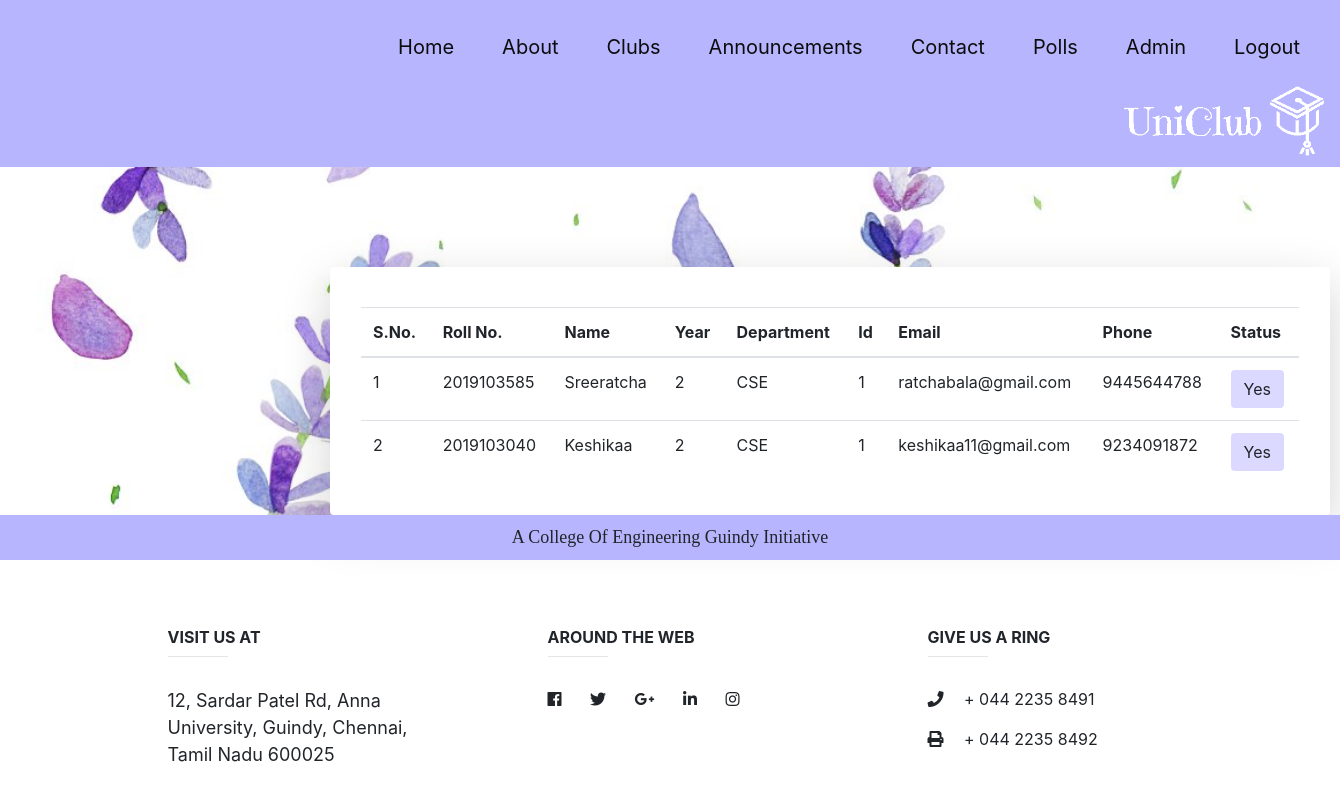
/users.php (signed in), run on the app's committed database.
### tables this page shows
CREATE TABLE `users` (
  `id` int(11) NOT NULL,
  `roll_no` varchar(10) DEFAULT NULL,
  `interested_status` int(11) DEFAULT NULL,
  `club_id` varchar(10) DEFAULT NULL,
  `accepted_status` tinyint(4) DEFAULT 0
);

CREATE TABLE `signup` (
  `roll_no` varchar(10) NOT NULL,
  `name` varchar(10) DEFAULT NULL,
  `year` int(11) DEFAULT NULL,
  `dept` varchar(20) DEFAULT NULL,
  `email` varchar(20) DEFAULT NULL,
  `pword` varchar(20) DEFAULT NULL,
  `phone` varchar(10) DEFAULT NULL
);

### users.php (the view, shortened to what this page needs)
<!DOCTYPE html>
<?php
if(isset($_SESSION['login']) == 2)
{
    include "db.php";
    $club = $_SESSION['club'];
    if($_SESSION['login'] == 2){
      $admin = 1;
    }
    else{
      $admin = 0;
    }
    $query = "SELECT signup.roll_no,signup.name,signup.year,signup.dept,users.club_id,signup.email,signup.phone,users.accepted_status FROM signup INNER JOIN users ON signup.roll_no = users.roll_no WHERE users.club_id = $club";
    $result = mysqli_query($con,$query);
?>
<head>
    <link rel="stylesheet" href="https://maxcdn.bootstrapcdn.com/bootstrap/4.5.2/css/bootstrap.min.css">
  <link rel="stylesheet" href="https://maxcdn.bootstrapcdn.com/bootstrap/4.0.0/css/bootstrap.min.css">
    <link rel="stylesheet" href="https://maxcdn.bootstrapcdn.com/bootstrap/4.0.0/css/bootstrap.min.css">
    <link rel = "stylesheet" href = "admin.css">
    <link rel = "stylesheet" href = "announcement.css">
    <link
      rel="stylesheet"
      href="https://use.fontawesome.com/releases/v5.7.0/css/all.css"
    />
  </head>
  <body class="container-fluid">
    <div class="bg-img" class="container-fluid">
      <nav class="navbar navbar-expand-lg navbar-light" style="background-color:#b8b5ff;">
      <div id = "p" class="float-child">
        <ul class="nav justify-content-end">
        <li class="nav-item" >
            <a class="nav-link"  id = "item" href="main.php">Home</a>
          </li>
          <li class="nav-item" >
            <a class="nav-link"  id = "item" href="main.php#about">About</a>
          </li>
          <li class="nav-item">
            <a class="nav-link" id = "item" href="main.php#clubs">Clubs</a>
          </li>
          <li class="nav-item">
            <a class="nav-link" id = "item" href="#">Announcements</a>
          </li>
          <li class="nav-item">
            <a class="nav-link" id = "item" href="#contact">Contact</a>
          </li>
          <li class="nav-item">
            <a class="nav-link" id = "item" href="polling/index.php">Polls</a>
          </li>
          <?php
          if($admin == 1){?>
          <li class="nav-item">
            <a class="nav-link" id = "item" href="admincards.php">Admin</a>
          </li>
          <?php } ?>
          <li class="nav-item">
            <a class="nav-link" id = "item" href="logout.php">Logout</a>
          </li>
          <li class="nav-item">
          <img src="Images/logo.png" style="height:95%;width:200px;float:left;margin-left:350px">
          </li>
        </ul>
      </div>
    </div>
    <div class="container-fluid feature" >
  <div class="container-fluid">
<div  id="content" class="shadow-lg p-3 mb-5 bg-red rounded" style="width:1000px;margin-left:240px;" >
  <div id = "tablecss" class="container-fluid" >
  <table class="table" >
  <thead>
  <br>
    <tr>
    <th>S.No.</th>
      <th>Roll No.</th>
      <th>Name</th>
      <th>Year</th>
      <th>Department</th>
      <th>Id</th>
      <th>Email</th>
      <th>Phone</th>
      <th>Status</th>
    </tr>
  </thead>
  <tbody>
  <?php
  $i = 1;
    while($row = mysqli_fetch_assoc($result)){
    ?>
    <tr>
    <td><?php echo $i;?></td>
    <form>
      <td><?php echo $row['roll_no'];?></td>
      <td><?php echo $row['name'];?></td>
      <td><?php echo $row['year'];?></td>
      <td><?php echo $row['dept'];?></td>
      <td><?php echo $row['club_id'];?></td>
      <td><?php echo $row['email'];?></td>
      <td><?php echo $row['phone'];?></td>
      <td><?php if($row['accepted_status']==1){
                    echo "<button class=\"btn btn1\"   onclick=\"change(" . $row['roll_no'] .", ".$row['club_id'].",".$row['accepted_status']." )\" >";
                    echo "Yes";
                }else{
                    echo "<button class=\"btn btn2\" onclick=\"change(" . $row['roll_no'] .", ".$row['club_id'].",".$row['accepted_status']." )\" >";
                    echo "No";
                }
            ?></button>
        </td>
    </form>
    </tr>
    <?php
    $i++;
    }
    ?>
  </tbody>
</table>
  </div>
  </div>
  </div>
  </div>
</body>
</html>
<?php include "footer.php"; }
else{
  echo "<script>";
  echo "alert('Access Denied');";
  echo "window.location.href = 'index.php';";
  echo "</script>";
}?>

### admin.css (style rules this page uses)
.feature { background-image: url("Images/adminpic5.jpg"); background-size: cover; background-repeat: no-repeat; margin-top:0px!important; padding-top: 100px!important; height:100%; }
#content { margin:0px 300px!important; background-color: #ffffff; }
.btn1 { background-color: #dbd9ff!important; }

### announcement.css (style rules this page uses)
body { width: 100%; overflow-x: hidden; position : absolute; padding :0px!important; }
#item:link, #item:visited { color: #0c0c0c; padding: 14px 14px; text-align: center; text-decoration: none; display: inline-block; }
#item { margin: 10px; border-radius: 10px; font-size: 20px; }
.feature { background-color: #dbd9ff!important; }

### data on the page
users: roll_no.roll_no "2019103585", roll_no.name "Sreeratcha", roll_no.year "2", roll_no.dept "CSE", club "1", roll_no.email "ratchabala@gmail.com", roll_no.phone "9445644788"
users: roll_no.roll_no "2019103040", roll_no.name "Keshikaa", roll_no.year "2", roll_no.dept "CSE", club "1", roll_no.email "keshikaa11@gmail.com", roll_no.phone "9234091872"
